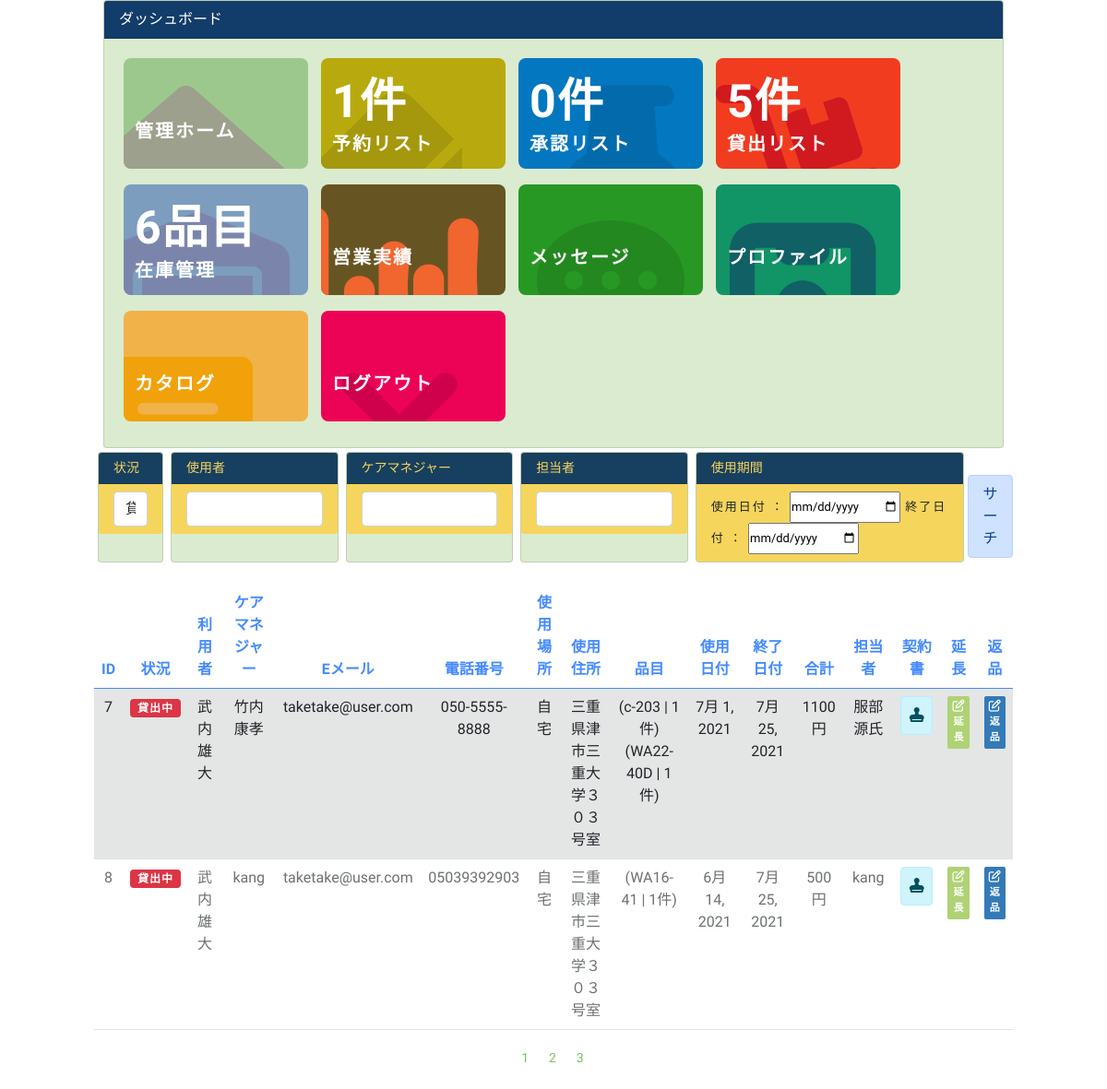
Screenshot of /dashboard/order_list/ (signed in) with the database file from the repository.
### dashboard/models.py (models this page shows, shortened)
class Permission(models.Model):
    user = models.ForeignKey(User, on_delete=models.CASCADE)
    date = models.DateTimeField(auto_now=True)
    order= models.ForeignKey(OrderModel, on_delete=models.CASCADE, blank=True, null=True)
    message = models.CharField(max_length=100, blank=True, null=True)
    result = models.IntegerField(default=3)
    image = models.ImageField(upload_to='contract_images/', blank=True, null=True)
    start_date = models.DateField(blank=True, null=True)
    end_date = models.DateField(blank=True, null=True)

### customer/models.py (models this page shows, shortened)
class OrderModel(models.Model):
    user = models.ForeignKey(User, on_delete=models.CASCADE)
    created_on = models.DateTimeField(auto_now_add=True)
    items = models.ManyToManyField(
        'OrderItem')
    license = models.CharField(max_length=100, blank=True)
    name = models.CharField(max_length=50, blank=True)
    email = models.CharField(max_length=50, blank=True)
    facility = models.CharField(max_length=50, blank=True)
    phone = models.CharField(max_length=50, blank=True)
    price = models.IntegerField(blank=True, null=True)
    status = models.IntegerField(default=2)
    description = models.CharField(max_length=100, blank=True)
    permitter = models.ForeignKey(User, related_name='permitter', on_delete=models.CASCADE, blank=True, null=True)
    permit_day = models.DateTimeField(blank=True, null=True)
    handler = models.ForeignKey(User, related_name="handler", on_delete=models.CASCADE, blank=True, null=True)
    location_selecter = models.IntegerField(blank=True)
    limit = models.IntegerField(default=0)
    start_date = models.DateTimeField()
    end_date = models.DateTimeField()

class OrderItem(models.Model):
    user = models.ForeignKey(User, on_delete=models.CASCADE)
    items = models.ForeignKey(
        'MenuItem', on_delete=models.CASCADE, blank=True, null=True)
    quantity = models.IntegerField(default=1)
    ordered = models.BooleanField(default=False)
    def __str__(self):
        return f'{self.items} | {self.quantity}件'

class MenuItem(models.Model):
    name = models.CharField(max_length=100)
    description = models.TextField()
    image = models.ImageField(upload_to='menu_images/', blank=True)
    price = models.IntegerField()
    category = models.ForeignKey('Category', on_delete=models.CASCADE)
    quantity = models.IntegerField(default=0)
    video_url = models.CharField(max_length=100, blank=True)
    def __str__(self):
        return self.name

### dashboard/views.py (the view)
# urls.py: path('order_list/', order_list, name='order_list'),
@login_required
def order_list(request):
    paginate_by = 2
    context = {}
    permission_list = Permission.objects.filter(Q(result=1) or Q(result=2))
    result1 = request.GET.get('result1')
    name = request.GET.get('name')
    user = request.GET.get('user')
    handler = request.GET.get('handler')
    if request.GET.get('startdate'):
        startdate = request.GET.get('startdate')
    else:
        startdate = timezone.now()-datetime.timedelta(days=9999)
    if request.GET.get('enddate'):
        enddate = request.GET.get('enddate')
    else:
        enddate = timezone.now()+datetime.timedelta(days=9999)
    if result1 or name or user or handler:
        permission_list = Permission.objects.filter(Q(start_date__gte=startdate) and Q(end_date__lte=enddate)).filter(result=result1).filter(order__name__icontains=name).filter(order__user__username__icontains=user).filter(user__username__icontains=handler)
    context['is_paginated'] = True
    paginator = Paginator(permission_list, paginate_by)
    page_number_range = 10
    current_page = int(request.GET.get('page',1))
    context['current_page'] = current_page
    start_index = int((current_page-1)/page_number_range)*page_number_range
    end_index = start_index + page_number_range
    current_page_group_range = paginator.page_range[start_index:end_index]
    start_page = paginator.page(current_page_group_range[0])
    end_page = paginator.page(current_page_group_range[-1])
    has_previous_page = start_page.has_previous()
    has_next_page = end_page.has_next()
    context['current_page_group_range'] = current_page_group_range
    if has_previous_page:
        context['has_previous_page'] = has_previous_page
        context['previous_page'] = start_page.previous_page_number
    if has_next_page:
        context['has_next_page'] = has_next_page
        context['next_page'] = end_page.next_page_number
    e = paginate_by * current_page
    s = e - paginate_by
    permission_list = permission_list[s:e]
    context['permissions'] = permission_list
    if request.method == 'POST':
        order_pk = request.POST.get('order_pk')
        order = OrderModel.objects.get(pk=order_pk)
        order.status = 1
        order.handler = request.user
        order.save()
        message = request.POST.get('message', None)
        permission = Permission.objects.create(
            message=message,
            order=order,
            user=request.user,
        )
        permission_pk = request.POST.get('permission_pk')
        start_date = request.POST.get('start_date')
        end_date = request.POST.get('end_date')
        permission = Permission.objects.get(pk=permission_pk)
        permission.result = 2
        permission.start_date = start_date
        permission.end_date = end_date
        permission.save()
        order = OrderModel.objects.get(pk=permission.order.pk)
        order.status = 0
        order.save()
        form0 = TrackerImageForm(request.POST, request.FILES)
    else:
        form0 = TrackerImageForm()
        context['form0'] = form0
        form = ImageForm()
        context['form'] = form
        order_count = OrderModel.objects.filter(status=2).count()
        uncharged_count = Permission.objects.filter(result=3).count()
        rent_count = Permission.objects.filter(result=1).count()
        item_count = MenuItem.objects.all().count()
        context['order_count'] = order_count
        context['uncharged_count'] = uncharged_count
        context['rent_count'] = rent_count
        context['item_count'] = item_count
    return render(request, 'dashboard/order_list.html', context)

### dashboard/forms.py
class TrackerImageForm(forms.ModelForm):
    class Meta:
        model = Tracker
        fields = ['contract_image']
    def __init__(self, *args, **kwargs):
        super(TrackerImageForm, self).__init__(*args, **kwargs)
        self.fields['contract_image'].label = "受渡確認書"

class ImageForm(forms.ModelForm):
    class Meta:
        model = Permission
        fields = ['image',]
    def __init__(self, *args, **kwargs):
        super(ImageForm, self).__init__(*args, **kwargs)
        self.fields['image'].label = "《契約書》"

### dashboard/templates/dashboard/order_list.html (shortened to what this page needs)
{% extends 'dashboard/base.html' %}
{% load auth_extras %}
{% load crispy_forms_tags %}
{% block content %}
{% include 'dashboard/top.html' %}
<div class="row justify-content-center">
    <div class="col-lg-10">
        <form method="get" class="d-flex justify-content-center">
            <div class="card mb-4 m-1">
                <h5 class="card-header" style="background-color: #173F5F;color:#F6D55C;">状況</h5>
                <div class="list-group list-group-flush">
                    <li class="list-group-item" style="background-color:#F6D55C;">
                        <div class="form-group">
                            <select name="result1" id="result1" class="form-control">
                                <option value=1>貸出中</option>
                            </select>
                        </div>
                    </li>
                </div>
            </div>
            <div class="card mb-4 m-1">
                <h5 class="card-header" style="background-color: #173F5F;color:#F6D55C;">使用者</h5>
                <div class="list-group list-group-flush">
                    <li class="list-group-item" style="background-color:#F6D55C;">
                        <div class="form-group">
                            <input class="form-control" type="search" name="name">
                        </div>
                    </li>
                </div>
            </div>
            <div class="card mb-4 m-1">
                <h5 class="card-header" style="background-color: #173F5F;color:#F6D55C;">ケアマネジャー</h5>
                <div class="list-group list-group-flush">
                    <li class="list-group-item" style="background-color:#F6D55C;">
                        <div class="form-group">
                            <input class="form-control" type="search" name="user">
                        </div>
                    </li>
                </div>
            </div>
            <div class="card mb-4 m-1">
                <h5 class="card-header" style="background-color: #173F5F;color:#F6D55C;">担当者</h5>
                <div class="list-group list-group-flush">
                    <li class="list-group-item" style="background-color:#F6D55C;">
                        <div class="form-group">
                            <input class="form-control" type="search" name="handler">
                        </div>
                    </li>
                </div>
            </div>
            <div class="card mb-4 m-1">
                <h5 class="card-header" style="background-color: #173F5F;color:#F6D55C;">使用期間</h5>
                <div class="list-group list-group-flush">
                    <li class="list-group-item" style="background-color:#F6D55C;">
                        <div class="form-group">
                            使用日付 ： <input type="date" name="startdate"/>
                            終了日付 ： <input type="date" name="enddate"/>
                        </div>
                    </li>
                </div>
            </div>
            <button id="priceFilterBtn" class="alert alert-primary p-2 my-auto" style="height:50%" name="search">サーチ</button>
        </form>
        <table class="table table-striped text-center" id="fav-table">
            <thead>
                <tr class="row-name">
                    <th>ID</th>
                    <th>状況</th>
                    <th>利用者</th>
                    <th>ケアマネジャー</th>
                    <th>Eメール</th>
                    <th>電話番号</th>
                    <th>使用場所</th>
                    <th>使用住所</th>
                    <th>品目</th>
                    <th>使用日付</th>
                    <th>終了日付</th>
                    <th>合計</th>
                    <th>担当者</th>
                    <th>契約書</th>
                    <th>延長</th>
                    <th>返品</th>
                </tr>
            </thead>
            <tbody>
                {% for permission in permissions %}
                <tr class="row-content">
                    <td>{{ permission.id }}</td>
                    <td>
                        {% if permission.result == 1 %}
                        <span class="badge bg-danger">貸出中</span>
                        {% elif permission.result == 2 %}
                        <span class="badge bg-secondary">終了</span>
                        {% endif %}
                    </td>
                    <td>{{ permission.order.name }}</td>
                    <td>{{ permission.order.user }}</td>
                    <td>{{ permission.order.email }}</td>
                    <td>{{ permission.order.phone }}</td>
                    <td>
                        {% if permission.order.location_selecter == 1 %}
                        自宅
                        {% else %}
                        施設
                        {% endif %}
                    </td>
                    <td>
                        {% if permission.order.location_selecter == 1 %}
                        {{ permission.order.facility }}
                        {% else %}
                        {{ permission.user.client.facility }}
                        {% endif %}
                    </td>
                    <td>
                        {% for item in permission.order.items.all %}
                        ({{ item }})
                        {% endfor %}
                    </td>
                    <td>{{ permission.start_date }}</td>
                    <td>{{ permission.end_date }}</td>
                    <td>{{ permission.order.price }}円</td>
                    <td>{{ permission.user }}</td>
                    <td>
                    {% if permission.image %}
                        <button type="button" class="alert alert-info p-2" data-bs-toggle="modal" data-bs-target="#contract{{permission.pk}}" style="width:100%"><i class="fas fa-stamp"></i></button>
                    {% endif %}
                    </td>
                    <td>
                        {% if permission.result == 1%}
                        <button href="#{{permission.pk}}" type="button" class="btn btn-primary extends p-1" data-bs-toggle="modal" data-bs-target="#extends{{permission.pk}}"><i class="fa fa-pencil-square-o" aria-hidden="true"></i>延長</button>
                        {% else %}
                        <span class="alert alert-danger p-1">返品済み</span>
                        {% endif %}
                    </td>
                    <td>
                        {% if permission.result == 1%}
                        <button href="#{{permission.pk}}" type="button" class="btn btn-primary edit p-1" data-bs-toggle="modal" data-bs-target="#collapseExample{{permission.pk}}"><i class="fa fa-pencil-square-o" aria-hidden="true"></i>返品</button>
                        {% else %}
                        <span class="alert alert-danger p-1">返品済み</span>
                        {% endif %}
                    </td>
                </tr>
                {% endfor %}
            </tbody>
        </table>
        <div class="container-fluid text-center">
            {% if is_paginated %}
            <p>
            {% for page in current_page_group_range %}
                {% if page == page_obj.number %}
                    <a >{{ page }}</a>
                {% else %}
                <a href="/dashboard/order_list?result1={{request.GET.result1}}&name={{request.GET.name}}&user={{request.GET.user}}&handler={{request.GET.handler}}&page={{page}}">{{ page }}</a>
                {% endif %}
            {% endfor %}
            </p>
            {% endif %}
        </div>
    </div>
</div>
{% endblock content %}

### static/style.css (style rules this page uses)
body { background-color: #fff; font-family: "Kosugi Maru", sans-serif; }
h1, h2, h3, h4, h5, h6 { margin: 0; }
h5 { color: #626262; font-size: 14px; font-weight: 500; }
a { letter-spacing: 2px; text-decoration: none; color: #71c55d; }
li { color: #626262; font-size: 13px; font-weight: 400; letter-spacing: 2px; line-height: 30px; text-transform: capitalize; }
p { color: #505050; font-size: 14px; font-weight: 300; letter-spacing: 0.5px; line-height: 2; margin-bottom: 20px; }
span { letter-spacing: 1px; }
.btn { border: 1px solid #fff; border-radius: 50px; color: #fff; font-size: 11px; font-weight: 600; padding: 15px 40px; text-transform: uppercase; transition: all 0.5s ease-in-out 0s; }
.fa { font-size: 13px; }

### dashboard/templates/dashboard/order_list.html (style rules this page uses)
#fav-table th { color:#448aff; font-size: 1em; font-weight: 600; border-radius: 0.25em; }
button.edit { background:#337ab7; color:#fff; border-radius:2px; border:none; }
button.extends { background:#AFD275; color:#fff; border-radius:2px; border:none; }
tr.row-content { color:#6c7173; }
.table-striped>tbody>tr:nth-of-type(odd) { background:#F0F2F2 !important; }

### rows the page displays
Permission: id "7", result "貸出中", order.name "武内雄大", order.user "竹内康孝", order.email "taketake@user.com", order.phone "050-5555-8888", shows "自宅", order.facility "三重県津市三重大学３０３号室", start_date "7月 1, 2021", end_date "7月 25, 2021", order.price "1100", user "服部源氏"
OrderItem: items+quantity "c-203 | 1件"
OrderItem: items+quantity "WA22-40D | 1件"
Permission: id "8", result "貸出中", order.name "武内雄大", order.user "kang", order.email "taketake@user.com", order.phone "05039392903", shows "自宅", order.facility "三重県津市三重大学３０３号室", start_date "6月 14, 2021", end_date "7月 25, 2021", order.price "500", user "kang"
OrderItem: items+quantity "WA16-41 | 1件"

### other values shown
{{ order_count }} "1"
{{ uncharged_count }} "0"
{{ rent_count }} "5"
{{ item_count }} "6"
{{ page }} "1" "2" "3"
